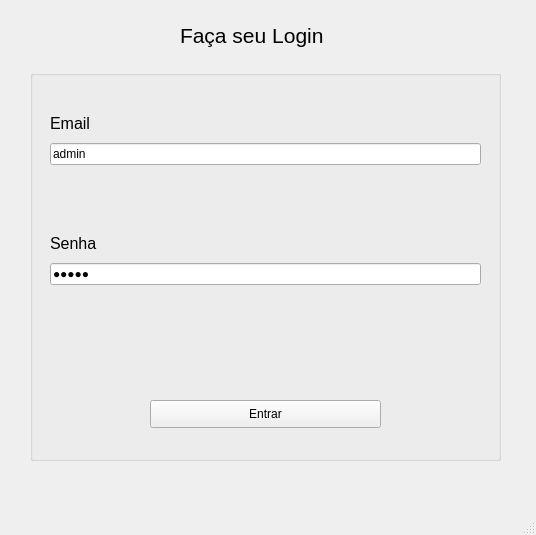
<?xml version="1.0" encoding="UTF-8"?>
<ui version="4.0">
 <class>LoginWindow</class>
 <widget class="QMainWindow" name="LoginWindow">
  <property name="geometry">
   <rect>
    <x>0</x>
    <y>0</y>
    <width>536</width>
    <height>535</height>
   </rect>
  </property>
  <property name="windowTitle">
   <string>Login | Sistema de Controle de Comandas</string>
  </property>
  <widget class="QWidget" name="centralwidget_loginWindow">
   <widget class="QGroupBox" name="groupBox_loginWindow">
    <property name="geometry">
     <rect>
      <x>30</x>
      <y>70</y>
      <width>471</width>
      <height>391</height>
     </rect>
    </property>
    <property name="title">
     <string/>
    </property>
    <widget class="QPushButton" name="pushButton_Login">
     <property name="geometry">
      <rect>
       <x>120</x>
       <y>330</y>
       <width>231</width>
       <height>28</height>
      </rect>
     </property>
     <property name="text">
      <string>Entrar</string>
     </property>
    </widget>
    <widget class="QWidget" name="layoutWidget">
     <property name="geometry">
      <rect>
       <x>20</x>
       <y>40</y>
       <width>431</width>
       <height>55</height>
      </rect>
     </property>
     <layout class="QVBoxLayout" name="verticalLayout_loginWindowEmail">
      <item>
       <widget class="QLabel" name="label_Email">
        <property name="font">
         <font>
          <pointsize>12</pointsize>
         </font>
        </property>
        <property name="text">
         <string>Email</string>
        </property>
       </widget>
      </item>
      <item>
       <widget class="QLineEdit" name="lineEdit_Email">
        <property name="text">
         <string>admin</string>
        </property>
        <property name="placeholderText">
         <string>Digite o email...</string>
        </property>
       </widget>
      </item>
     </layout>
    </widget>
    <widget class="QWidget" name="layoutWidget">
     <property name="geometry">
      <rect>
       <x>20</x>
       <y>160</y>
       <width>431</width>
       <height>55</height>
      </rect>
     </property>
     <layout class="QVBoxLayout" name="verticalLayout_loginWindowPassword">
      <item>
       <widget class="QLabel" name="label_Password">
        <property name="font">
         <font>
          <pointsize>12</pointsize>
         </font>
        </property>
        <property name="text">
         <string>Senha</string>
        </property>
       </widget>
      </item>
      <item>
       <widget class="QLineEdit" name="lineEdit_Password">
        <property name="contextMenuPolicy">
         <enum>Qt::DefaultContextMenu</enum>
        </property>
        <property name="text">
         <string>admin</string>
        </property>
        <property name="echoMode">
         <enum>QLineEdit::Password</enum>
        </property>
        <property name="placeholderText">
         <string>Digite a senha...</string>
        </property>
       </widget>
      </item>
     </layout>
    </widget>
   </widget>
   <widget class="QLabel" name="label_loginWindowHeader">
    <property name="geometry">
     <rect>
      <x>180</x>
      <y>20</y>
      <width>181</width>
      <height>31</height>
     </rect>
    </property>
    <property name="font">
     <font>
      <pointsize>16</pointsize>
     </font>
    </property>
    <property name="text">
     <string>Faça seu Login</string>
    </property>
   </widget>
  </widget>
  <widget class="QStatusBar" name="statusbar"/>
 </widget>
 <resources/>
 <connections/>
</ui>
